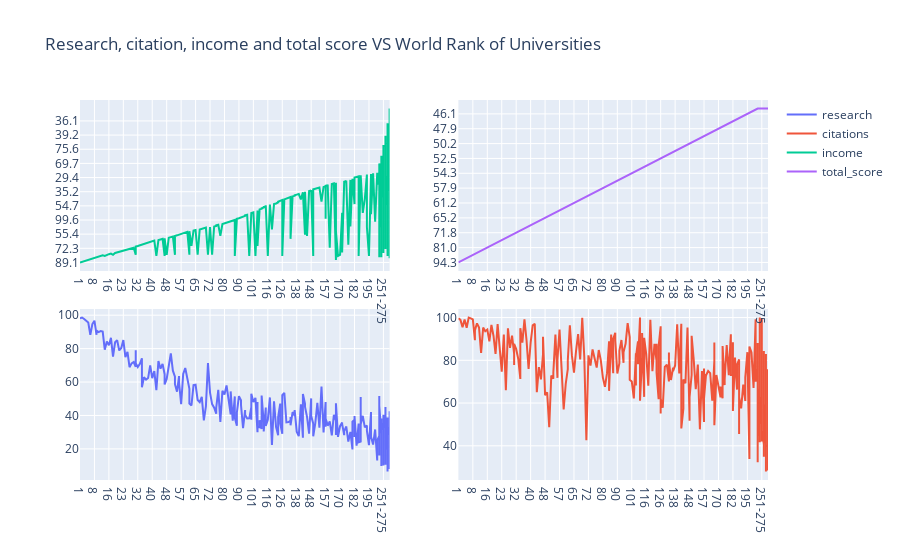

Write notebook code for a chart like this one.
### Markdown cell above
<a id="13"></a> <br>  
# Multiple Subplots

### Code cell
trace1 = go.Scatter(
    x=dataframe.world_rank,
    y=dataframe.research,
    name = "research"
)
trace2 = go.Scatter(
    x=dataframe.world_rank,
    y=dataframe.citations,
    xaxis='x2',
    yaxis='y2',
    name = "citations"
)
trace3 = go.Scatter(
    x=dataframe.world_rank,
    y=dataframe.income,
    xaxis='x3',
    yaxis='y3',
    name = "income"
)
trace4 = go.Scatter(
    x=dataframe.world_rank,
    y=dataframe.total_score,
    xaxis='x4',
    yaxis='y4',
    name = "total_score"
)
data = [trace1, trace2, trace3, trace4]
layout = go.Layout(
    xaxis=dict(
        domain=[0, 0.45]
    ),
    yaxis=dict(
        domain=[0, 0.45]
    ),
    xaxis2=dict(
        domain=[0.55, 1]
    ),
    xaxis3=dict(
        domain=[0, 0.45],
        anchor='y3'
    ),
    xaxis4=dict(
        domain=[0.55, 1],
        anchor='y4'
    ),
    yaxis2=dict(
        domain=[0, 0.45],
        anchor='x2'
    ),
    yaxis3=dict(
        domain=[0.55, 1]
    ),
    yaxis4=dict(
        domain=[0.55, 1],
        anchor='x4'
    ),
    title = 'Research, citation, income and total score VS World Rank of Universities'
)
fig = go.Figure(data=data, layout=layout)
iplot(fig)

### Figure 1 — Plotly figure (JSON) as saved in the notebook; plotly's stock layout.template omitted (floating-point values rounded to 4 significant figures; data arrays with more than 128 entries replaced by an {"elided": "..."} marker saying what was removed)
{"data": [{"name": "research", "x": {"elided": "401 str values"}, "y": {"elided": "401 float values"}, "type": "scatter"}, {"name": "citations", "x": {"elided": "401 str values"}, "xaxis": "x2", "y": {"elided": "401 float values"}, "yaxis": "y2", "type": "scatter"}, {"name": "income", "x": {"elided": "401 str values"}, "xaxis": "x3", "y": {"elided": "401 str values"}, "yaxis": "y3", "type": "scatter"}, {"name": "total_score", "x": {"elided": "401 str values"}, "xaxis": "x4", "y": {"elided": "401 str values"}, "yaxis": "y4", "type": "scatter"}], "layout": {"title": {"text": "Research, citation, income and total score VS World Rank of Universities"}, "xaxis": {"domain": [0, 0.45], "type": "category", "range": [0, 150], "autorange": true}, "yaxis": {"domain": [0, 0.45], "type": "linear", "range": [1.383, 103.7], "autorange": true}, "xaxis2": {"domain": [0.55, 1], "type": "category", "range": [0, 150], "autorange": true}, "xaxis3": {"anchor": "y3", "domain": [0, 0.45], "type": "category", "range": [0, 150], "autorange": true}, "xaxis4": {"anchor": "y4", "domain": [0.55, 1], "type": "category", "range": [0, 150], "autorange": true}, "yaxis2": {"anchor": "x2", "domain": [0, 0.45], "type": "linear", "range": [24, 104], "autorange": true}, "yaxis3": {"domain": [0.55, 1], "type": "category", "range": [-14.5, 275.5], "autorange": true}, "yaxis4": {"anchor": "x4", "domain": [0.55, 1], "type": "category", "range": [-8.056, 153.1], "autorange": true}, "autosize": true}}
